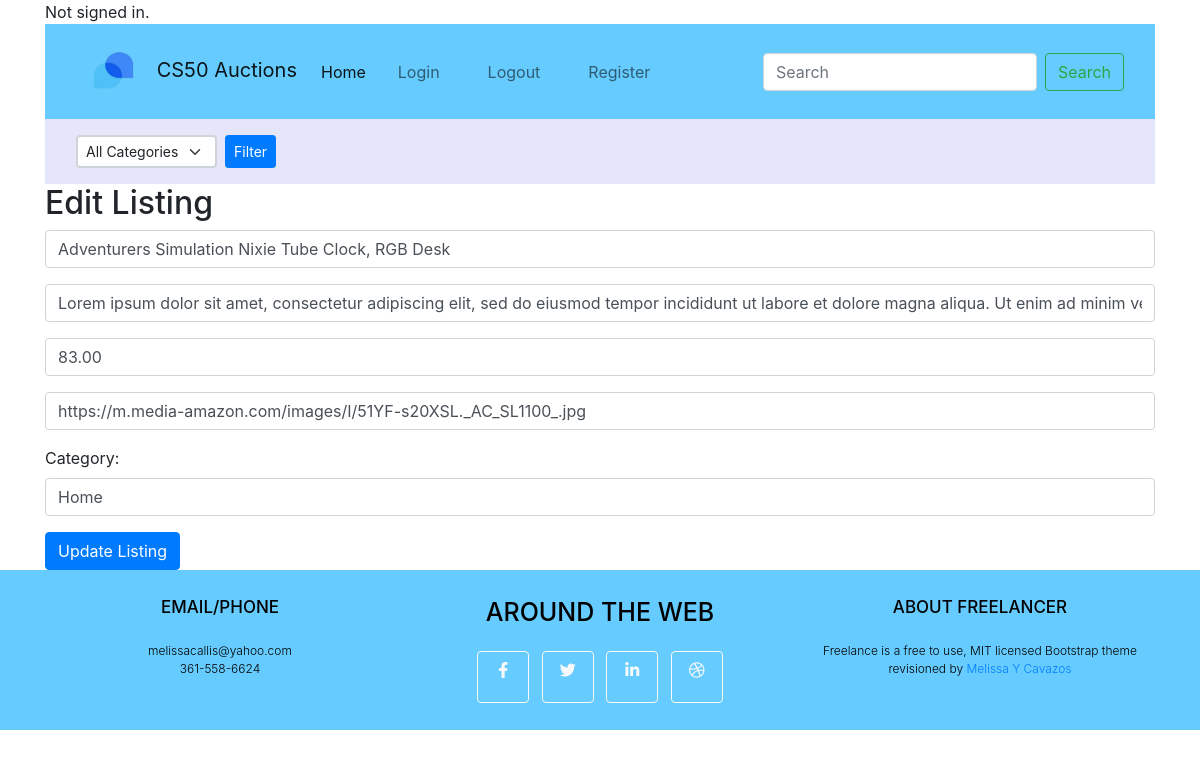
Page /edit_listing/1 on the earlier database version.
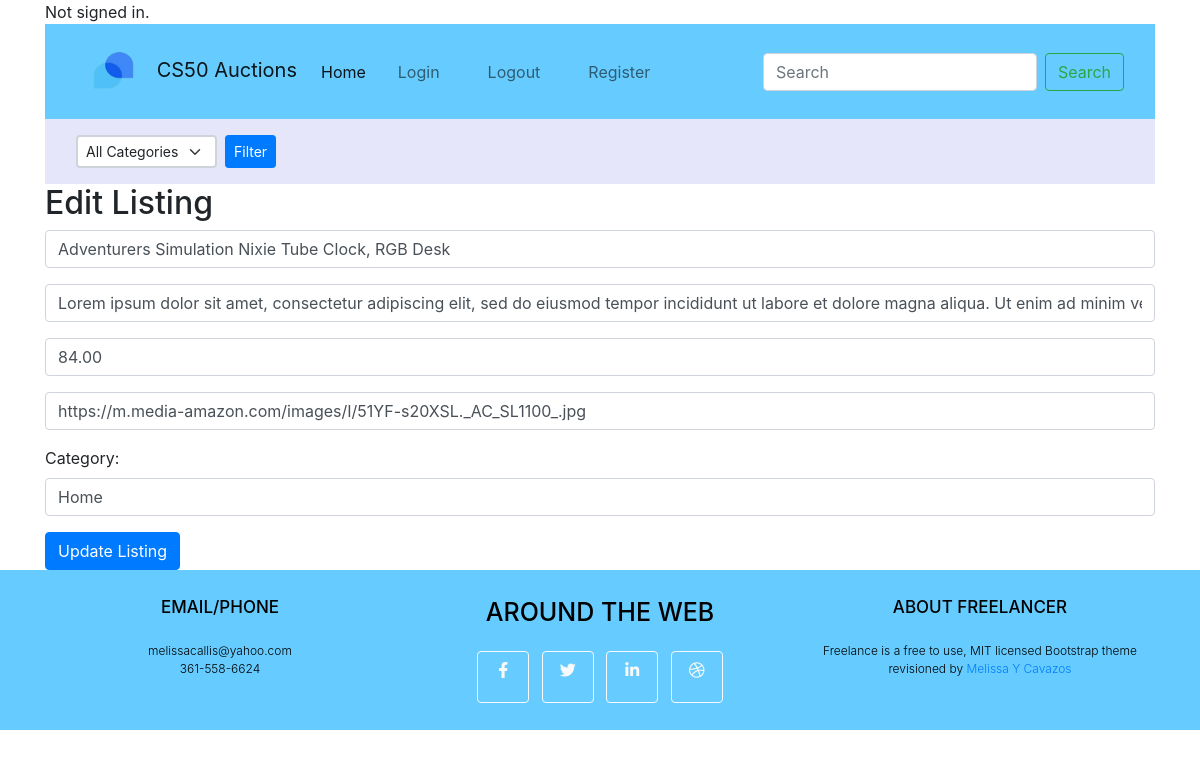
Same page on the later database version.
### auctions/models.py (models this page shows, shortened)
class Listing(models.Model):
    CATEGORIES = (
    ('books', 'Books'),
    ('electronics', 'Electronics'),
    ('fashion', 'Fashion'),
    ('home', 'Home'),
    ('sport', 'Sport'),
    )
    user = models.ForeignKey(User, on_delete=models.CASCADE, related_name="listings", default=1)
    title = models.CharField(max_length=50)
    description = models.TextField()
    price = models.DecimalField(max_digits=6, decimal_places=2)
    image_url = models.URLField(max_length=2000, default='')
    category = models.CharField(max_length=20, choices=CATEGORIES, default='books')
    live = models.BooleanField(default=True)
    watchers = models.ManyToManyField(User, blank=True, related_name="watchlist")
    created = models.DateTimeField(default=timezone.now, blank=True)
    current_price = models.DecimalField(max_digits=6, decimal_places=2, default=0.00)
    bidders = models.ManyToManyField(User, related_name='bid_listings', default=[])

### auctions/views.py (the view)
# urls.py: path("edit_listing/<int:pk>", views.edit_listing, name='edit_listing'),
def edit_listing(request, pk):
    listing = get_object_or_404(Listing, id=pk)
    if request.method == 'POST':
        form = ListingForm(request.POST, instance=listing)
        print(form.errors)
        if form.is_valid():
            form.save()
            return redirect('auctions:your_listing', pk=listing.pk)
    else:
        form = ListingForm(instance=listing)
    context = {'form': form, 'listing': listing}
    return render(request, 'auctions/edit_listing.html', context)

### auctions/forms.py
class ListingForm(forms.ModelForm):
    CATEGORIES = (
        ('books', 'Books'),
        ('electronics', 'Electronics'),
        ('fashion', 'Fashion'),
        ('home', 'Home'),
        ('sport', 'Sport'),
    )
    class Meta:
        model = Listing
        fields = ('title', 'description', 'price', 'image_url', 'category', )
        widgets = {
            'title': forms.TextInput(attrs={"class": 'form-control'}),
            'description': forms.TextInput(attrs={"class": 'form-control'}),
            'price': forms.TextInput(attrs={"class": 'form-control'}),
            'image_url': forms.TextInput(attrs={"class": 'form-control'}),
            'category': forms.Select(attrs={'class': 'form-control'}, choices=Listing.CATEGORIES),
        }

### auctions/templates/auctions/edit_listing.html (shortened to what this page needs)
{% extends "auctions/layout.html" %}
{% block body %}
    <h2>Edit Listing</h2>
    <form action="{% url 'auctions:edit_listing' listing.id %}" method="post">
        <div class="form-group">
            <input class="form-control" autofocus type="text" name="title" placeholder="title" value="{{ listing.title }}">
        </div>
        <div class="form-group">
            <input class="form-control" type="textbox" name="description" placeholder="description" value="{{ listing.description }}">
        </div>
        <div class="form-group">
            <input class="form-control" type="text" name="price" placeholder="Price" value="{{ listing.price }}">
        </div>
        <div class="form-group">
            <input class="form-control" type="text" name="image_url" placeholder="html link" value="{{ listing.image_url }}">
        </div>
        <div class="form-group">
            <label for="category">Category:</label>
            <select class="form-control" id="categories" name="category">
                {% for value, label in form.category.field.choices %}
                    <option value="{{ value }}" {% if value == listing.category %}selected{% endif %}>{{ label }}</option>
                {% endfor %}
            </select>
        </div>
        <input class="btn btn-primary" type="submit" value="Update Listing">
    </form>
{% endblock %}

Differences in the rows shown:
changed Listing "Adventurers Simulation Nixie Tube Clock, RGB Desk": price "83.00" → "84.00"
